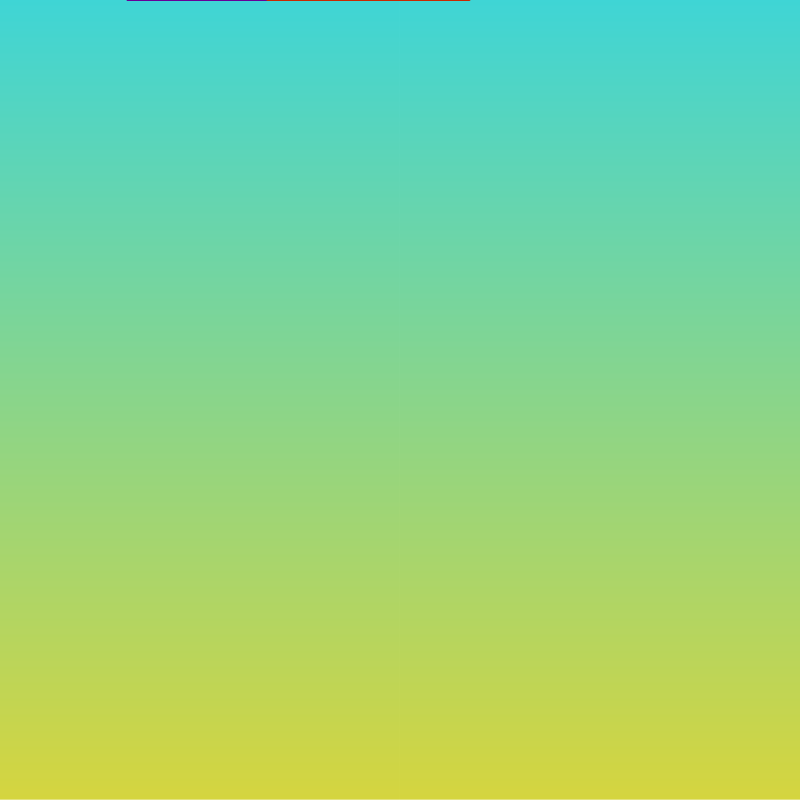
Frame 1 (no input)
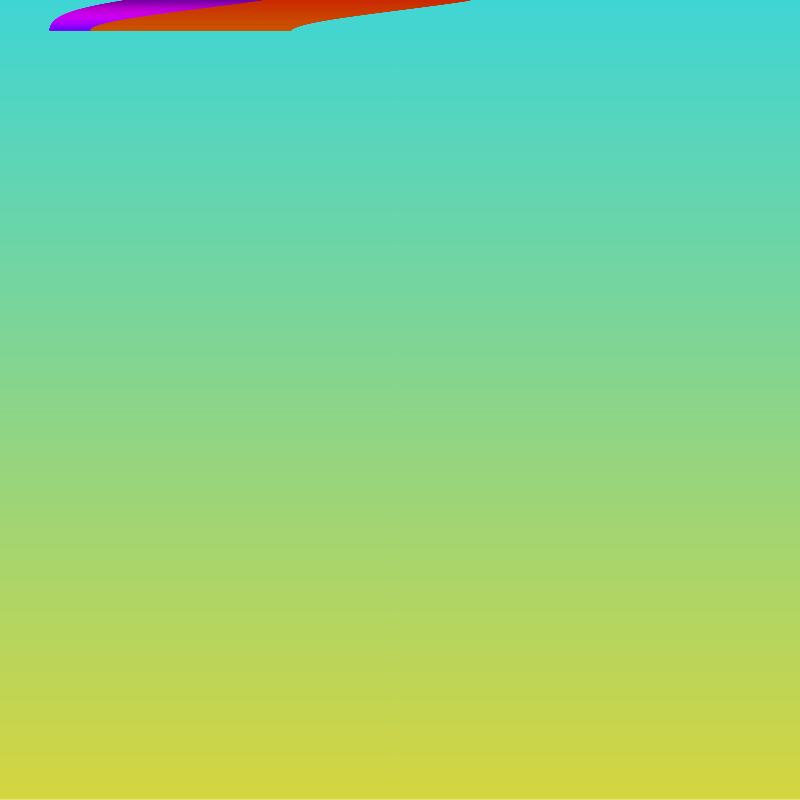
Frame 60 (no input)
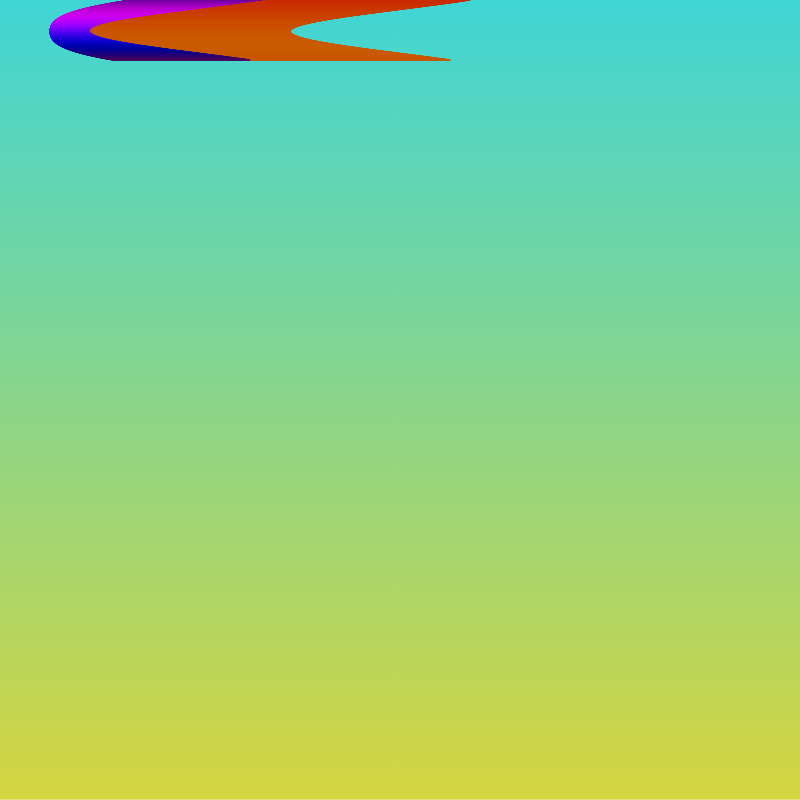
Frame 120 (the mouse pressed at the canvas centre since frame 60)

The p5.js sketch that drew these frames (run headless with seeded random() and noise() and a simulated clock; from frame 60 on, the mouse is pressed at the canvas centre):

// p5.js sketch
// ── sketch.js

function setup() {
  createCanvas(800, 800);

  for(let i = 0; i < 800; i++) {
    stroke(color((i/800)*200, 200, 200-(i/800)*200));
    line(0, i, 800, i);
  }

  console.log(line_a(4), line_b(12));
}

let x = 0;

let amplitudeMultiplier = .05;

let fatness = 200;

function line_a(x){
return -70+(sin(amplitudeMultiplier*x+PI)+2.6)*sin(amplitudeMultiplier*x+PI)*50
}


function line_b(x){
  return 70 - (sin(amplitudeMultiplier*x)+2.6) * sin(amplitudeMultiplier*x)*50
  }

function draw() {
  if (x > 800) {return;}
  for (let i = 0; i< 10; i++) {
    let y = line_a(x);
    let y1= line_b(x);
    // console.log(y, x, y1)
    stroke(color(sin(x/10)*(100)+100,0,sin(x/16)*(100)+150));
    line(fatness+ y,x,fatness+ y1,x);
    stroke(color(200, sin(x/30)*(50) + 40, 0));
     line(fatness+y1,x,2*fatness+y1,x);
    x+=0.05;
  }

}



  
